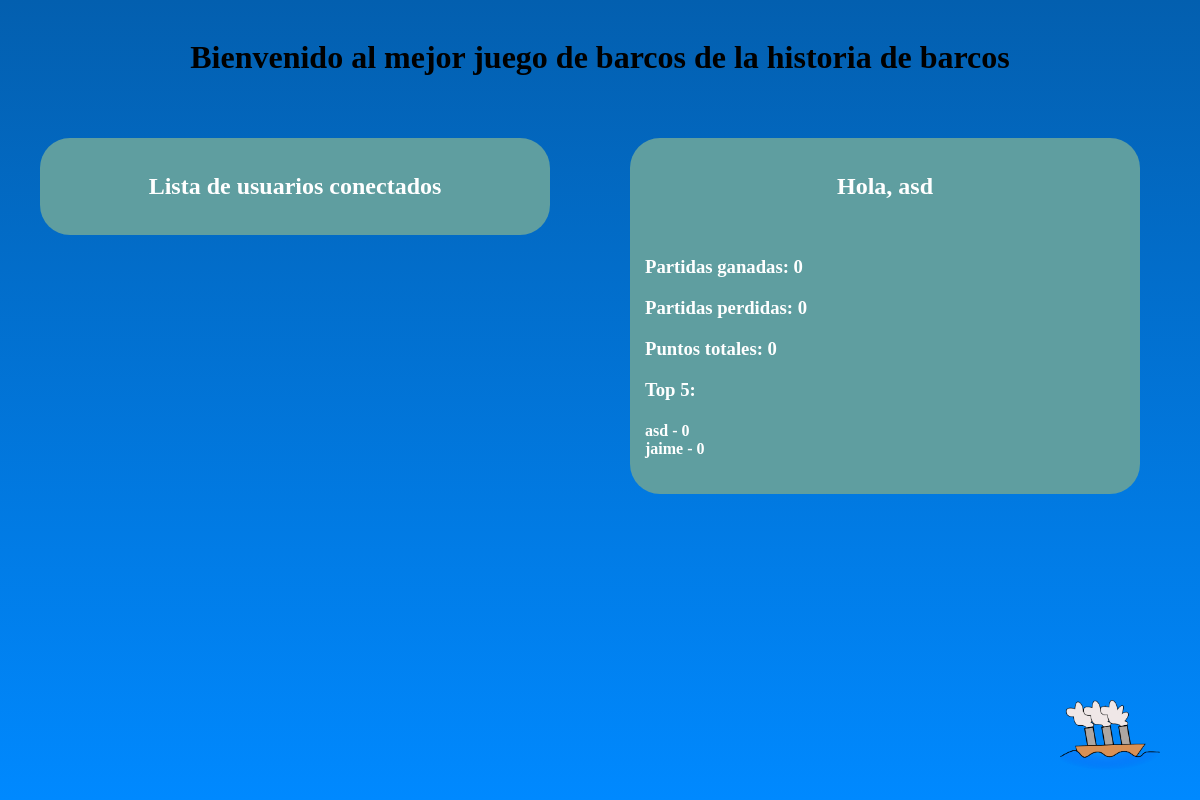
The app's page /paginausuario.php (signed in), older data.
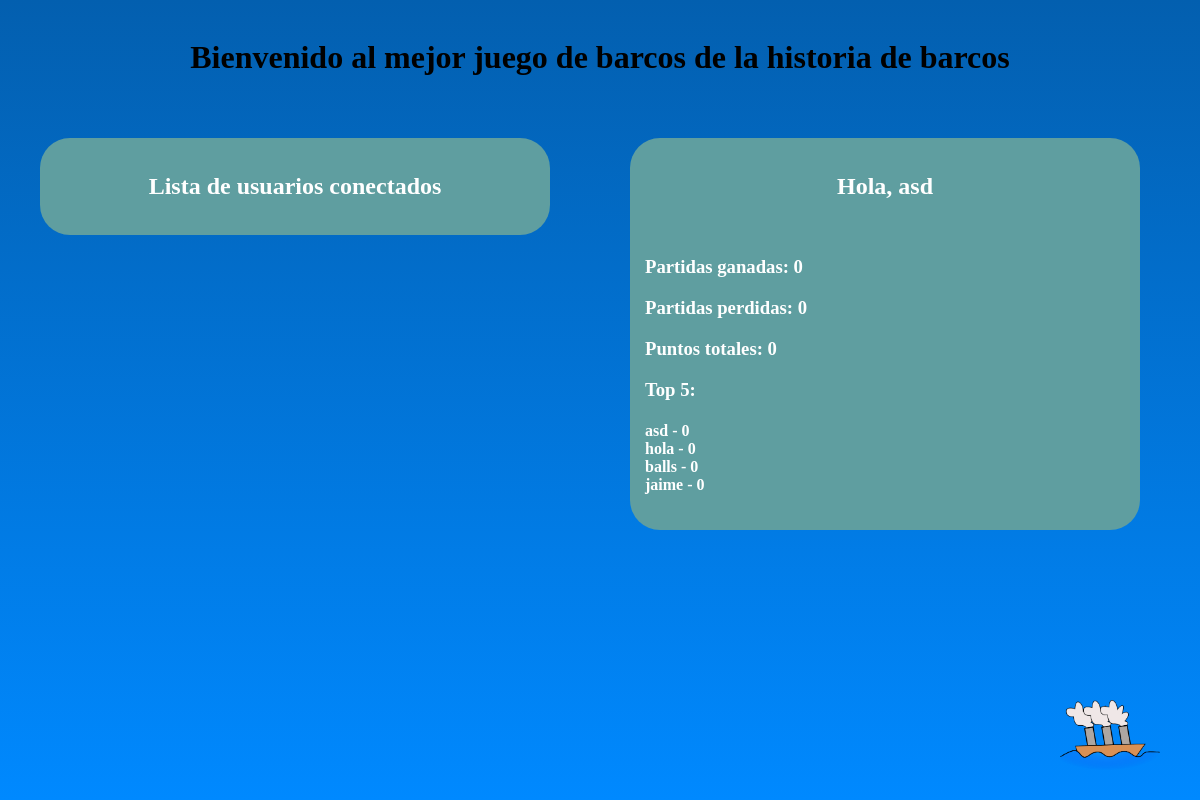
The same page, newer data.
### tables this page shows
CREATE TABLE IF NOT EXISTS `usuarios` (
  `nick` varchar(20) NOT NULL,
  `password` varchar(20) NOT NULL,
  `id` int(11) NOT NULL AUTO_INCREMENT,
  `p_ganadas` int(11) NOT NULL,
  `p_perdidas` int(11) NOT NULL,
  `estado` int(11) NOT NULL,
  `peticion` int(11) NOT NULL,
  `tablero` varchar(250) NOT NULL,
  PRIMARY KEY (`nick`),
  UNIQUE KEY `id` (`id`)
);

### paginausuario.php (the view, shortened to what this page needs)
<?php
    if(isset($_SESSION['user']) && isset($_SESSION['pass'])){
        $host="mysql.hostinger.es";
        $user="u883679537_usu";
        $password="95826440";
        $database="u883679537_1";
        $conexion = mysqli_connect($host, $user, $password, $database);
        $usuario = $_SESSION['user'];
?>
<html>
    <head>
        <link href="css/styles.css" rel="stylesheet" type="text/css" />
    </head>
    <body onload="inicio2()">
        <div id="contenedorpu">
            <br/>
            <h1 class="titulos"> Bienvenido al mejor juego de barcos de la historia de barcos </h1>
            <div id="lista2">
                <h2 class="titulos">Lista de usuarios conectados</h2>
            </div>
            <div id="espaciousu">
                <h2 class="titulos">Hola, <?php echo $_SESSION['user'] ?></h2><br>
                <?php
                    $consulta = mysqli_query($conexion,"select * from usuarios");
                    while ($registro = mysqli_fetch_array($consulta)) {
                        if ($registro['nick'] == $usuario) {
                            ?><html><h3>Partidas ganadas: <?php echo $registro['p_ganadas']; ?></h3></html><?php
                            ?><html><h3>Partidas perdidas: <?php echo $registro['p_perdidas']; ?></h3></html><?php
                            ?><html><h3>Puntos totales: <?php $final= $registro['p_ganadas']-$registro['p_perdidas']; echo $final; ?></h3></html><?php
                        }
                    }
                ?>
                <h3>Top 5:</h3>
                <h4><?php $consulta2 = mysqli_query($conexion,"SELECT nick, p_ganadas FROM usuarios order by p_ganadas desc LIMIT 5");
                while ($registro = mysqli_fetch_array($consulta2)) {
                    echo $registro[0]."  -  ".$registro[1]. "<br>";
                }
                ?></h4>
            </div>
            <a href="desconexion.php"><img src="imagenes/barco-simple.png" class="barcosalida"></a>
        </div>
    </body>
</html>
<?php
    }
    else{
	print 'no tengo sesion';
	header("Location:index.php");
    }
?>

### css/styles.css (style rules this page uses)
body { margin: 0px; //background-image: url(../imagenes/2daguerra.jpg); background: linear-gradient(#035FAF, #0089FF) repeat scroll 0 0 rgba(0,0,0,0); //background-color: darkcyan; }
.titulos, #submit { text-align: center; }
#contenedor, #contenedorpu { height: 100%; width: 100%; //background: linear-gradient(#039 ,violet) repeat scroll; }
#lista, #lista2 { padding:15px; color:#fff; width:40%; height: auto; margin:40px; background:#039; background-color: cadetblue; border-radius: 30px; text-align: center; }
#lista2 { // text-align: center; }
#espaciousu { padding:15px; color:#fff; width:40%; height: auto; margin:40px; background-color: cadetblue; border-radius: 30px; }
#contenedorpu>div { float: left; }
.barcosalida { width: 100px; height: 100px; position:absolute; bottom:0px; right:40px; }

Row changes from the older to the newer data that the page shows:
added usuarios: nick "hola", p_ganadas "0", shown under "Top 5:"
added usuarios: nick "balls", p_ganadas "0", shown under "Top 5:"
